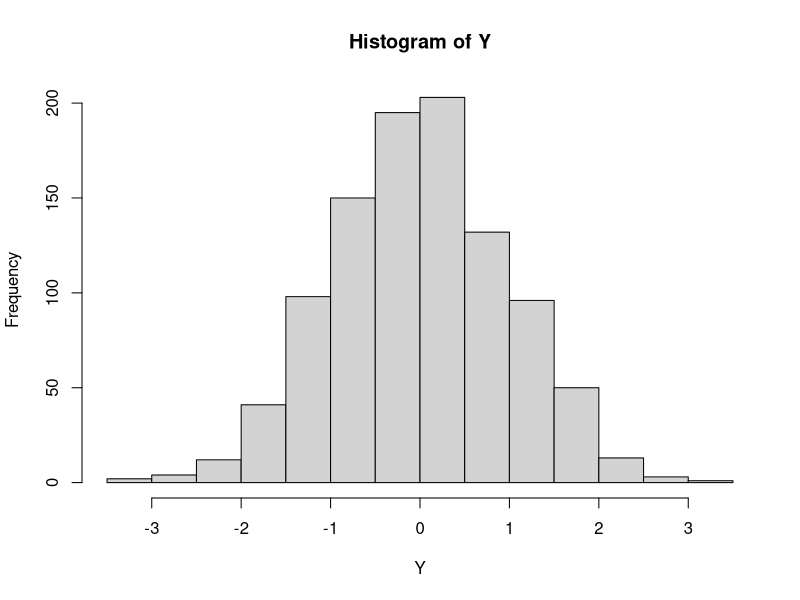

Source code (R):
library(Matrix)

config.mean = 0;
config.sd = 1;
config.number = 100;
config.inter = 2000;
config.samples = 1000;


X = rnorm(config.number, config.mean, config.sd );
Z = matrix( rep(0, (config.inter+1)*config.number), (config.inter+1), config.number )
Mu = matrix( rep(0, config.inter+1), 1, config.inter+1 )
N = matrix( rep(0, config.inter+1), 1, config.inter+1 )

Mu[1,1] = 1;

for (i in 1:(config.inter+1)){
    current_mean = config.sd * sum(X) / (config.number + 1);
    current_sd = sqrt(config.sd / (config.number +1));
    Mu[1,i] = rnorm(1, config.mean, config.sd);
}

Y = Mu[,(config.inter-config.samples+1):config.inter];
hist(Y)